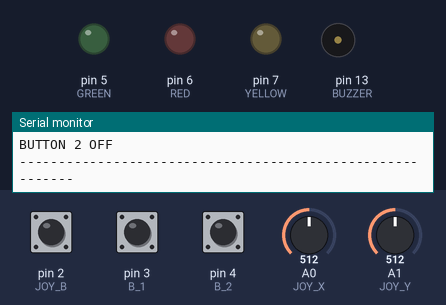
Bench run of a sketch on a simulated Arduino Uno, built with avr-gcc and run on an emulated ATmega328P. Shown: output pins drawn as LEDs (lit = HIGH), buzzer (waves = sounding), the last lines printed to the serial monitor. Dashed ring = blinking. The test bench sets the inputs (shaded band); at power-on: pin 2 (JOY_B) HIGH, pin 3 (B_1) HIGH, pin 4 (B_2) HIGH, A0 (JOY_X) = 512, A1 (JOY_Y) = 512.

Above: at 1.2 s.
1.3 s: pin 2 (JOY_B) pulled LOW for 0.2 s
At 1.9 s:
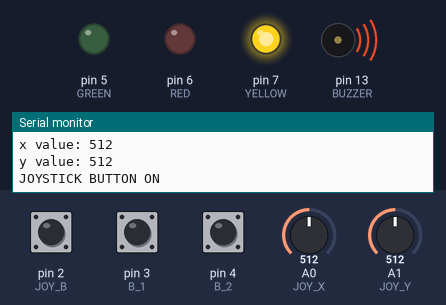
At 2.96 s:
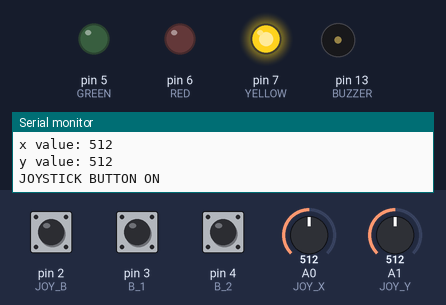
4.5 s: pin 3 (B_1) pulled LOW for 3.2 s
At 5.79 s:
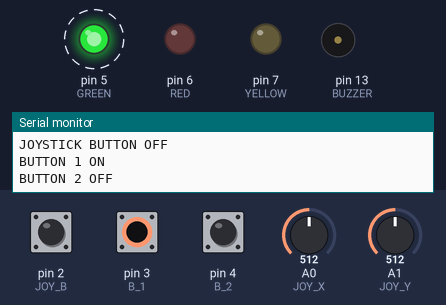
9.2 s: pin 4 (B_2) pulled LOW for 1 s
At 9.3 s:
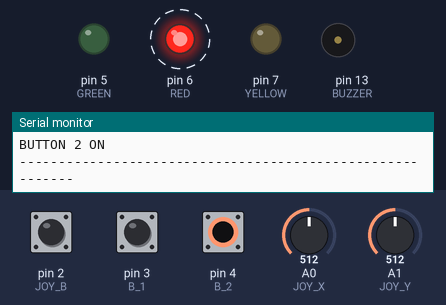
12.2 s: A0 (JOY_X) set to 987
15.2 s: A0 (JOY_X) set to 1011
18.2 s: A1 (JOY_Y) set to 988
21.2 s: A1 (JOY_Y) set to 1010
Timing chart, 0 to 24.2 s (numbered marks = the images above; inputs shaded):
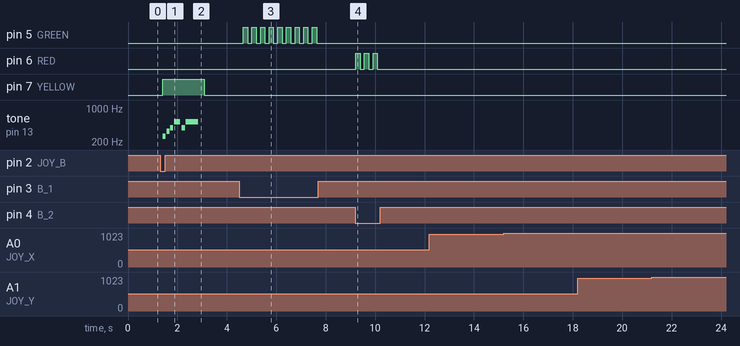

Measured:
- after the input at 1.3 s, pin 7 (YELLOW): LOW → HIGH after 0.10 s, → LOW 1.7 s later; tone on pin 13 (BUZZER): plays 262 Hz for 0.13 s, 330 Hz for 0.13 s, 392 Hz for 0.13 s, 523 Hz for 0.25 s, 392 Hz for 0.13 s, 523 Hz for 0.50 s, starting after 0.10 s
- after the input at 4.5 s, pin 5 (GREEN): alternates HIGH for 0.17 s and LOW for 0.18 s, 18 changes in all, then stays LOW, starting after 0.16 s
- after the input at 9.2 s, pin 6 (RED): alternates HIGH for 0.18 s and LOW for 0.17 s, 6 changes in all, then stays LOW, starting at once

The sketch:

game_console.ino
```cpp
#include "pitches.h"

const int JOY_X = A0;
const int JOY_Y = A1;
int JOY_B = 2;

int B_1 = 3;
int B_2 = 4;
int BUT1 =0;
int BUT2 =0;

int GREEN = 5;
int RED = 6;
int YELLOW = 7;

int BUZZER = 13;

int melody[] = {
  NOTE_C4, NOTE_E4, NOTE_G4,
  NOTE_C5, NOTE_G4,
  NOTE_C5
};

int noteDurations[] = {
  8, 8, 8,
  4, 8,
  2
};

int notes;

void setup() {
  Serial.begin(9600);
  pinMode(JOY_B, INPUT_PULLUP);
  pinMode(B_1, INPUT_PULLUP);
  pinMode(B_2, INPUT_PULLUP);
  pinMode(GREEN, OUTPUT);
  pinMode(RED, OUTPUT);
  pinMode(YELLOW, OUTPUT);
}

void loop() {
  //joystick
  int x = analogRead(JOY_X); //Reads a value from 0 to 1023
  int y = analogRead(JOY_Y); //Reads a value from 0 to 1023

  Serial.print("x value: ");
  Serial.println(x);

  Serial.print("y value: ");
  Serial.println(y);

  if(!digitalRead(JOY_B)){ // BUTTON RETURNS TO OFF STATE AFTER RELEASE
    Serial.println("JOYSTICK BUTTON ON");
    digitalWrite(YELLOW, HIGH);

    notes = sizeof(melody) / sizeof(melody[0]);

    for (int thisNote = 0; thisNote < notes; thisNote++) {
      int noteDuration = 1000 / noteDurations[thisNote];
      tone(BUZZER, melody[thisNote], noteDuration);
      delay(noteDuration * 1.25);
      noTone(BUZZER);
    }
  }
  else{
    Serial.println("JOYSTICK BUTTON OFF");
    digitalWrite(YELLOW, LOW);
  }

  //MAKE OTHER BUTTONS STAY ON/OFF WHEN PRESSED
  if(!digitalRead(B_1)){
    BUT1 = BUT1 ^ 1;
  }
  if(BUT1){
    Serial.println("BUTTON 1 ON");
    digitalWrite(GREEN, HIGH);
  }
  else{
    Serial.println("BUTTON 1 OFF");
    digitalWrite(GREEN, LOW);
  }


  if(!digitalRead(B_2)){
    BUT2 = BUT2 ^ 1;
  }
  if(BUT2){
    Serial.println("BUTTON 2 ON");
    digitalWrite(RED, HIGH);
  }
  else{
    Serial.println("BUTTON 2 OFF");
    digitalWrite(RED, LOW);
  }
  Serial.println("----------------------------------------------------------");
  delay(100);

}
```

pitches.h
```cpp
#define NOTE_B0 31
#define NOTE_C1 33
#define NOTE_CS1 35
#define NOTE_D1 37
#define NOTE_DS1 39
#define NOTE_E1 41
#define NOTE_F1 44
#define NOTE_FS1 46
#define NOTE_G1 49
#define NOTE_GS1 52
#define NOTE_A1 55
#define NOTE_AS1 58
#define NOTE_B1 62
#define NOTE_C2 65
#define NOTE_CS2 69
#define NOTE_D2 73
#define NOTE_DS2 78
#define NOTE_E2 82
#define NOTE_F2 87
#define NOTE_FS2 93
#define NOTE_G2 98
#define NOTE_GS2 104
#define NOTE_A2 110
#define NOTE_AS2 117
#define NOTE_B2 123
#define NOTE_C3 131
#define NOTE_CS3 139
#define NOTE_D3 147
#define NOTE_DS3 156
#define NOTE_E3 165
#define NOTE_F3 175
#define NOTE_FS3 185
#define NOTE_G3 196
#define NOTE_GS3 208
#define NOTE_A3 220
#define NOTE_AS3 233
#define NOTE_B3 247
#define NOTE_C4 262
#define NOTE_CS4 277
#define NOTE_D4 294
#define NOTE_DS4 311
#define NOTE_E4 330
#define NOTE_F4 349
#define NOTE_FS4 370
#define NOTE_G4 392
#define NOTE_GS4 415
#define NOTE_A4 440
#define NOTE_AS4 466
#define NOTE_B4 494
#define NOTE_C5 523
#define NOTE_CS5 554
#define NOTE_D5 587
#define NOTE_DS5 622
#define NOTE_E5 659
#define NOTE_F5 698
#define NOTE_FS5 740
#define NOTE_G5 784
#define NOTE_GS5 831
#define NOTE_A5 880
#define NOTE_AS5 932
#define NOTE_B5 988
#define NOTE_C6 1047
#define NOTE_CS6 1109
#define NOTE_D6 1175
#define NOTE_DS6 1245
#define NOTE_E6 1319
#define NOTE_F6 1397
#define NOTE_FS6 1480
#define NOTE_G6 1568
#define NOTE_GS6 1661
#define NOTE_A6 1760
#define NOTE_AS6 1865
#define NOTE_B6 1976
#define NOTE_C7 2093
#define NOTE_CS7 2217
#define NOTE_D7 2349
#define NOTE_DS7 2489
#define NOTE_E7 2637
#define NOTE_F7 2794
#define NOTE_FS7 2960
#define NOTE_G7 3136
#define NOTE_GS7 3322
#define NOTE_A7 3520
#define NOTE_AS7 3729
#define NOTE_B7 3951
#define NOTE_C8 4186
#define NOTE_CS8 4435
#define NOTE_D8 4699
#define NOTE_DS8 4978
```
